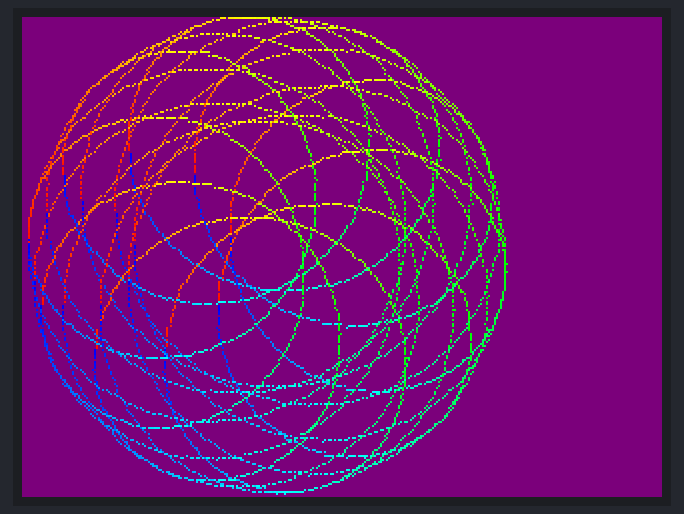
Bench run of a sketch on a simulated ESP32. On the bench: 320×240 colour display. Random numbers use the default seed unless the sketch sets one.

Above: at 0.3 s.
At 4.5 s:
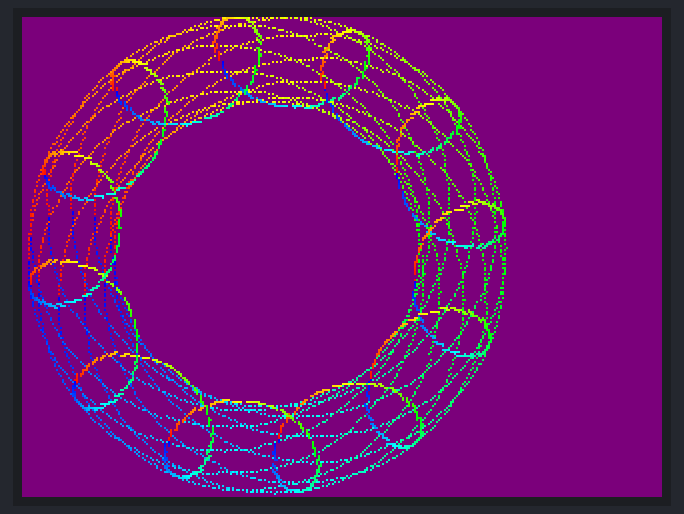
At 8.7 s:
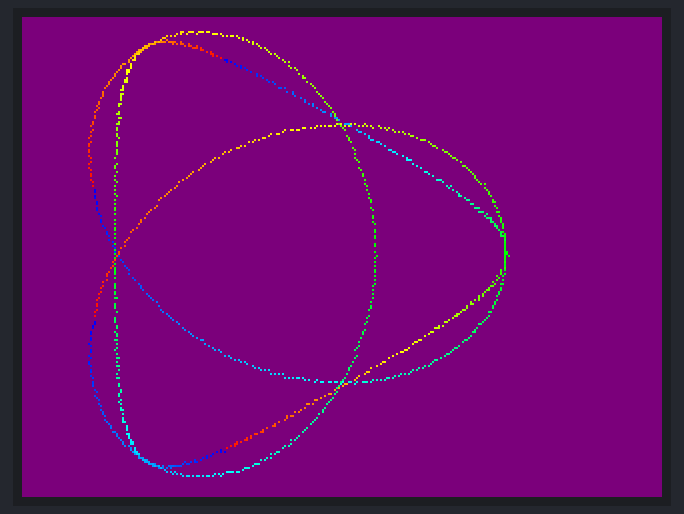
At 19.2 s:
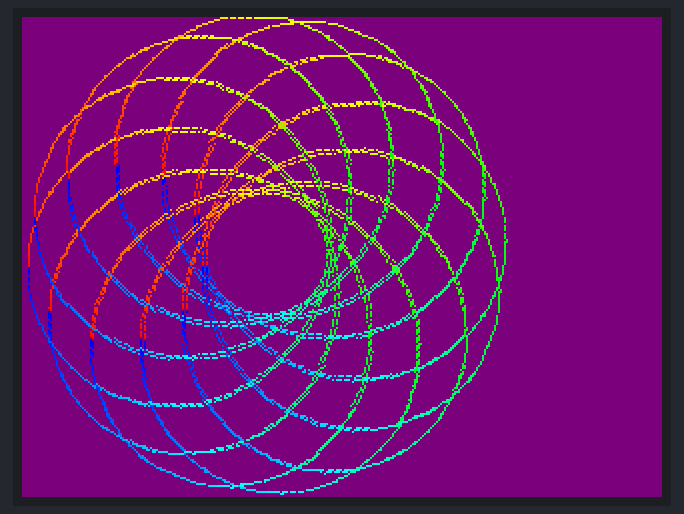
At 27.6 s:
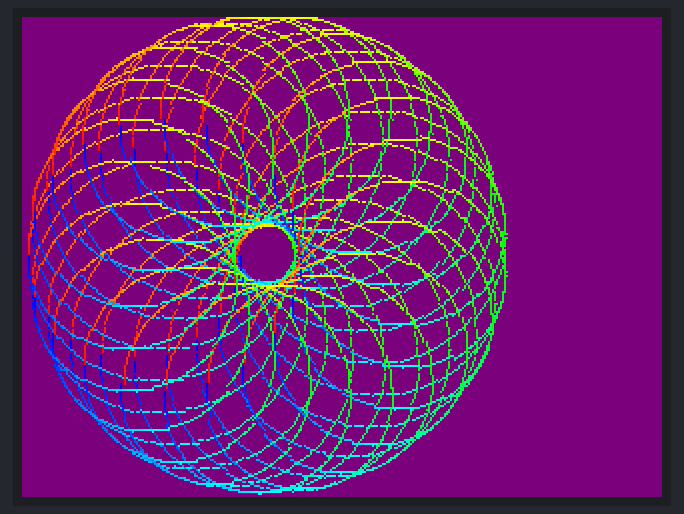
At 38.1 s:
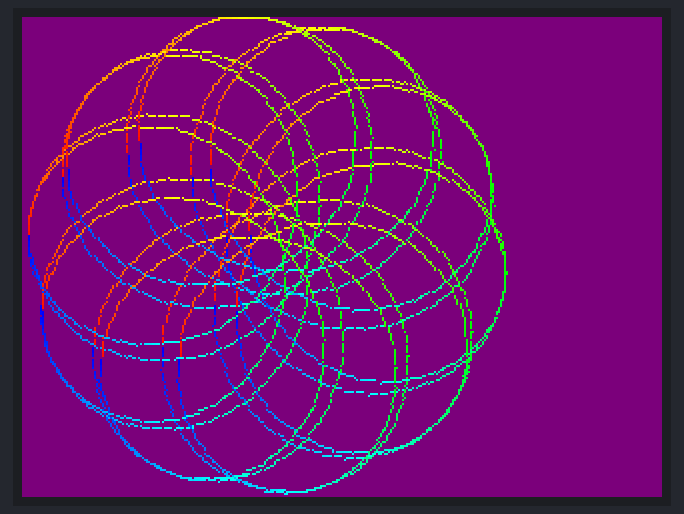

The sketch:

TEST-ROUND-DISPLAY_Spiro.ino
```cpp
// Spiro
// Rainbow pattern generator

#include <TFT_eSPI.h> // Hardware-specific library
#include <SPI.h>

TFT_eSPI tft = TFT_eSPI();       // Invoke custom library

#define DEG2RAD 0.0174532925 // Convert angles in degrees to radians

unsigned long runTime = 0;

float sx = 0, sy = 0;
uint16_t x0 = 0, x1 = 0, yy0 = 0, yy1 = 0;

int xOffset = -36;
int yOffset = 0;

void setup()
{
  //randomSeed(analogRead(A0));

  // Setup the LCD
  tft.init();
  tft.setRotation(3);
}

void loop()
{
  runTime = millis();

  tft.fillScreen(TFT_PURPLE);
  int n = random(2, 23), r = random(20, 100), colour = 0; //rainbow();

  for (long i = 0; i < (360 * n); i++) {
    sx = cos((i / n - 90) * DEG2RAD);
    sy = sin((i / n - 90) * DEG2RAD);
    x0 = sx * (120 - r) + 159;
    yy0 = sy * (120 - r) + 119;


    sy = cos(((i % 360) - 90) * DEG2RAD);
    sx = sin(((i % 360) - 90) * DEG2RAD);
    x1 = sx * r + x0;
    yy1 = sy * r + yy0;
    tft.drawPixel(x1+xOffset, yy1+yOffset, rainbow(map(i%360,0,360,0,127))); //colour);
  }

  r = random(20, 100);//r = r / random(2,4);
  for (long i = 0; i < (360 * n); i++) {
    sx = cos((i / n - 90) * DEG2RAD);
    sy = sin((i / n - 90) * DEG2RAD);
    x0 = sx * (120 - r) + 159;
    yy0 = sy * (120 - r) + 119;


    sy = cos(((i % 360) - 90) * DEG2RAD);
    sx = sin(((i % 360) - 90) * DEG2RAD);
    x1 = sx * r + x0;
    yy1 = sy * r + yy0;
    tft.drawPixel(x1+xOffset, yy1+yOffset, rainbow(map(i%360,0,360,0,127))); //colour);
  }


  delay(2000);
}

unsigned int rainbow(int value)
{
  // Value is expected to be in range 0-127
  // The value is converted to a spectrum colour from 0 = blue through to red = blue
  //int value = random (128);
  byte red = 0; // Red is the top 5 bits of a 16-bit colour value
  byte green = 0;// Green is the middle 6 bits
  byte blue = 0; // Blue is the bottom 5 bits

  byte quadrant = value / 32;

  if (quadrant == 0) {
    blue = 31;
    green = 2 * (value % 32);
    red = 0;
  }
  if (quadrant == 1) {
    blue = 31 - (value % 32);
    green = 63;
    red = 0;
  }
  if (quadrant == 2) {
    blue = 0;
    green = 63;
    red = value % 32;
  }
  if (quadrant == 3) {
    blue = 0;
    green = 63 - 2 * (value % 32);
    red = 31;
  }
  return (red << 11) + (green << 5) + blue;
}
```

Measured:
- what the display in image 0 shows lasts 2.2 s, from 0.2 s to 2.4 s
